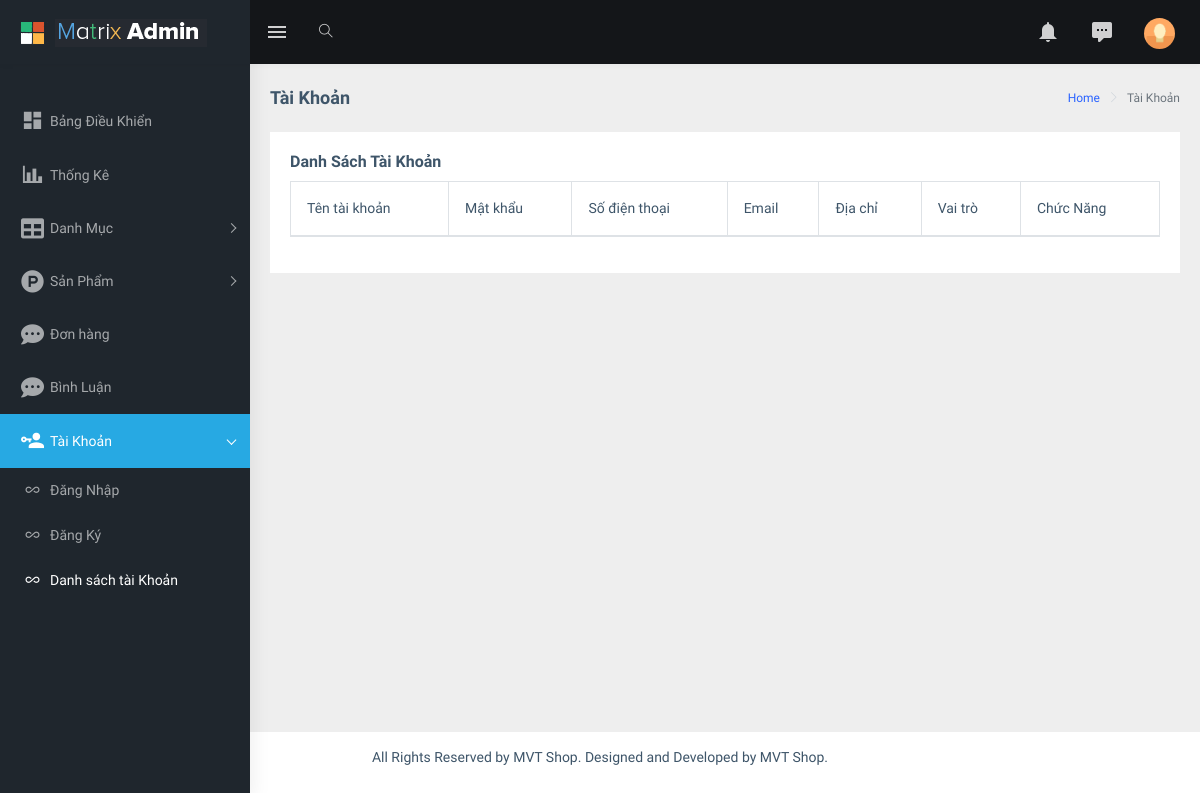
/admin/index.php?act=list_taikhoan, run on an earlier commit of the app's database.
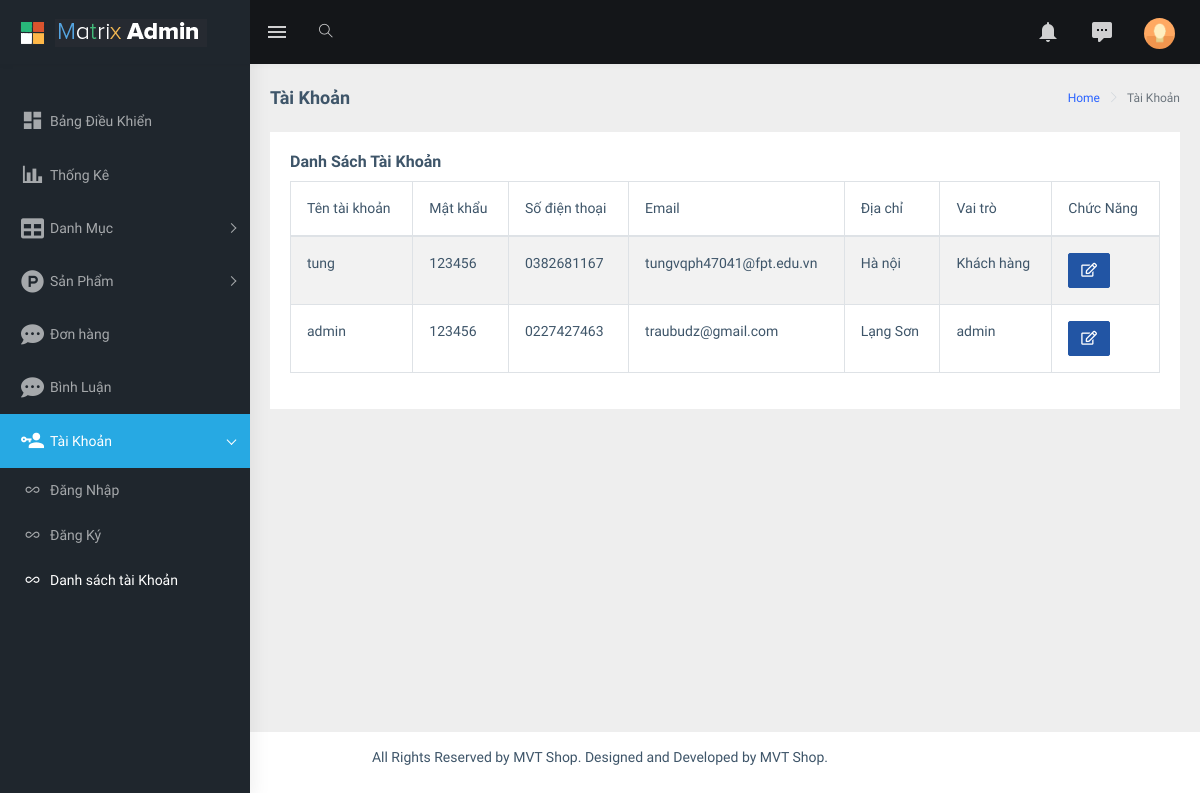
And on a later commit of the database.
### tables this page shows
CREATE TABLE `account` (
  `account_id` int(11) NOT NULL,
  `user` varchar(100) NOT NULL,
  `password` varchar(100) NOT NULL,
  `phone_number` varchar(15) NOT NULL,
  `email` varchar(50) NOT NULL,
  `address` varchar(255) NOT NULL,
  `role_id` int(11) NOT NULL
);

CREATE TABLE `role` (
  `role_id` int(11) NOT NULL,
  `role_name` varchar(100) NOT NULL DEFAULT '0'
);

### model/pdo.php (called while the page is built, shortened)
<?php
function pdo_get_connection(){
    $dburl = "mysql:host=localhost;dbname=group5_project1;charset=utf8";
    $username = 'root';
    $password = '';
    $conn = new PDO($dburl, $username, $password);
    $conn->setAttribute(PDO::ATTR_ERRMODE, PDO::ERRMODE_EXCEPTION);
    return $conn;
}
function pdo_query($sql){
    $sql_args = array_slice(func_get_args(), 1);
    try{
        $conn = pdo_get_connection();
        $stmt = $conn->prepare($sql);
        $stmt->execute($sql_args);
        $rows = $stmt->fetchAll();
        return $rows;
    }
    catch(PDOException $e){
        throw $e;
    }
    finally{
        unset($conn);
    }
}

### model/taikhoan.php (called while the page is built, shortened)
<?php
    function load_all_account() {
        $sql =  "SELECT * FROM account INNER JOIN role on account.role_id = role.role_id ORDER BY account_id DESC";
        $list_account = pdo_query($sql);
        return $list_account;
    }
?>

### admin/user/list.php (the view)
<div class="page-wrapper">
    <div class="page-breadcrumb">
        <div class="row">
            <div class="col-12 d-flex no-block align-items-center">
                <h4 class="page-title">Tài Khoản</h4>
                <div class="ml-auto text-right">
                    <nav aria-label="breadcrumb">
                        <ol class="breadcrumb">
                            <li class="breadcrumb-item"><a href="#">Home</a></li>
                            <li class="breadcrumb-item active" aria-current="page">Tài Khoản</li>
                        </ol>
                    </nav>
                </div>
            </div>
        </div>
    </div>
    <div class="container-fluid">
        <div class="row">
            <div class="col-12">
                <div class="card">
                    <div class="card-body">
                        <h5 class="card-title">Danh Sách Tài Khoản</h5>
                        <div class="table-responsive">
                            <table id="zero_config" class="table table-striped table-bordered">
                                <thead>
                                    <tr>
                                        <th>Tên tài khoản</th>
                                        <th>Mật khẩu</th>
                                        <th>Số điện thoại</th>
                                        <th>Email</th>
                                        <th>Địa chỉ</th>
                                        <th>Vai trò</th>
                                        <th>Chức Năng</th>
                                    </tr>
                                </thead>
                                <tbody>
                                    <?php
                            foreach ($list_taikhoan as $taikhoan) {
                                $user = htmlspecialchars($taikhoan['user']);
                                $password = htmlspecialchars($taikhoan['password']);
                                $phone_number = htmlspecialchars($taikhoan['phone_number']);
                                $email = htmlspecialchars($taikhoan['email']);
                                $address = htmlspecialchars($taikhoan['address']);
                                $role_name = htmlspecialchars($taikhoan['role_name']);
                                $account_id = htmlspecialchars($taikhoan['account_id']);
                            ?>
                                    <tr>
                                        <td><?php echo $user; ?></td>
                                        <td><?php echo $password; ?></td>
                                        <td><?php echo $phone_number; ?></td>
                                        <td><?php echo $email; ?></td>
                                        <td><?php echo $address; ?></td>
                                        <td><?php echo $role_name; ?></td>
                                        <td><a href="index.php?act=edit_taikhoan&account_id=<?php echo $account_id; ?>"><i
                                                    class="fas fa-edit btn btn-info"></i></a></td>
                                    </tr>
                                    <?php } ?>
                                </tbody>
                            </table>
                        </div>
                    </div>
                </div>
            </div>
        </div>
    </div>
</div>

What changed in the data, as far as the page shows it:
now on this page (row edited): account: user "tung", password "123456", phone_number "0382681167", email "tungvqph47041@fpt.edu.vn", address "Hà nội", role.role_name "Khách hàng"
now on this page (row unchanged): account: user "admin", password "123456", phone_number "0227427463", email "traubudz@gmail.com", address "Lạng Sơn", role.role_name "admin"
